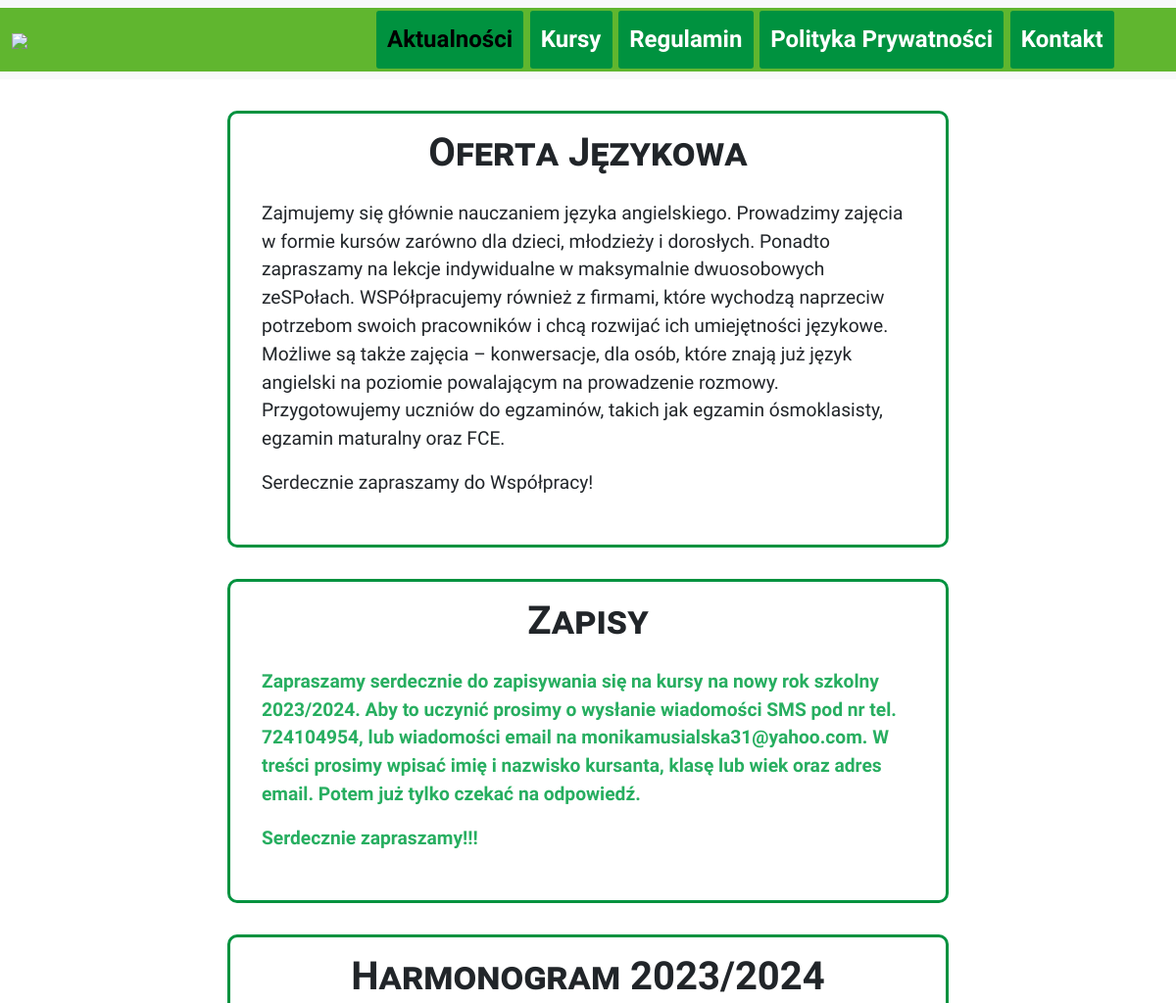
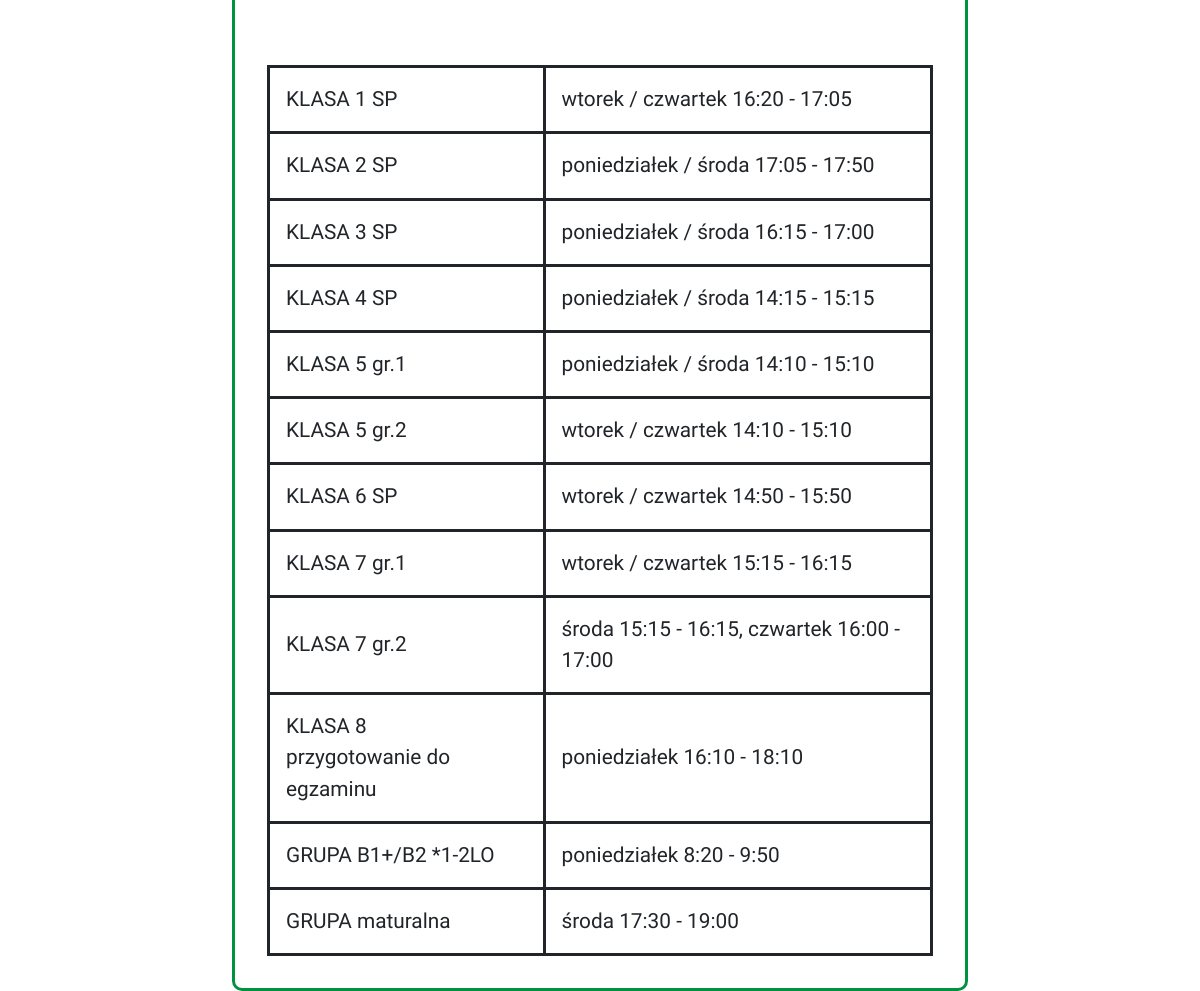
Page /news/ on the committed database (2 pictures, top to bottom).
### articles_app/models.py (models this page shows)
class Page(models.Model):
    title = models.CharField(max_length=100)
    page_url = models.URLField(max_length=200, blank=True, null=True)
    edit_url = models.URLField(max_length=200, blank=True, null=True)

class Article(models.Model):
    title = models.CharField(max_length=200)
    content = RichTextField()
    pub_date = models.DateTimeField('date published')
    page = models.ForeignKey(Page, on_delete=models.CASCADE, null=True)
    show_on_whiteboard = models.BooleanField(default=False)

### articles_app/views.py (the view)
# urls.py: path('news/', views.news, name="news"),
def news(request):
    return render_page_based_on_index_template(request, "Aktualności")

### articles_app/views.py (called while the page is built)
def render_page_based_on_index_template(request, page_name):
    pages = Page.objects.all()
    articles = list(Article.objects.filter(page__title=page_name))
    articles.sort(key=lambda x: x.pub_date, reverse=True)
    default_pages_dict = {}
    for page in pages:
        if page.title not in ('Główna', page_name):
            default_pages_dict.update({page.title: page.page_url.split('/')[0]})
    return render(request, 'index.html', {'default_pages_dict': default_pages_dict, 'current_page_name': page_name, 'articles': articles})

### articles_app/templates/index.html (shortened to what this page needs)
<!DOCTYPE html>
{% load static %}
<html lang="en">
<head>
    <link href="https://cdn.jsdelivr.net/npm/bootstrap@5.3.1/dist/css/bootstrap.min.css" rel="stylesheet"
>
    <link rel="stylesheet" type="text/css" href="{% static 'css/styles.css' %}">
</head>
<body>
<nav class="navbar navbar-expand-lg bg-body-tertiary">
    <div class="container-fluid" id="nav_top">
        <a class="navbar-brand" href="{% url 'index' %}">
            <img id="imgLogo" class="fade-in" src="{% static 'img/logo2.png' %}"></a>
        <div class="collapse navbar-collapse mx-5 fade-in" id="navbarNav">
            <ul class="navbar-nav ms-auto">
                {% if current_page_name != "Główna" %}
                    <li class="nav-item">
                        <a class="nav-link" aria-current="page">{{ current_page_name }}</a>
                    </li>
                {% endif %}
                {% for page_name, page_url in default_pages_dict.items %}
                    <li class="nav-item">
                        <a class="nav-link" href="{% url page_url %}">{{ page_name }}</a>
                    </li>
                {% endfor %}
            </ul>
        </div>
    </div>
</nav>
<div class="container">
    <div class="row">
        <div class="col-2">
        </div>
        <div class="col-8">
            {% for article in articles %}
                <article>
                    <h1 id="article_{{ article.id }}">{{ article.title }}</h1>
                    {{ article.content|safe }}
                </article>
            {% endfor %}
        </div>
        <div class="col-2">
        </div>
    </div>
</div>
</body>
</html>

### articles_app/static/css/styles.css (style rules this page uses)
body { font-family: 'Open Sans Condensed', sans-serif; background: url("../img/background.jpg") no-repeat fixed center; background-size: contain; }
#nav_top { background-color: #60b62f; }
li.nav-item { background-color: #00923f; margin: 0.2rem; border-radius: 3px; padding: 0.2rem; }
li.nav-item a { font-size: 1.5rem; font-weight: bold; color: white; }
li.nav-item a[aria-current="page"] { color: black; }
.navbar-collapse a.nav-link { padding-left: 1rem; }
h1 { text-align: center; font-weight: bold; }
article h1 { font-variant: small-caps; padding: 1rem; }
article { border-color: #00923f; border-width: 3px; border-radius: 10px; border-style: solid; margin-top: 2rem; padding-left: 2rem; padding-right: 2rem; padding-bottom: 2rem; font-size: 1.2rem; }
body > div > div > div.col-8 > article:nth-child(3) > table > tbody > tr > td { font-size: 1.3rem; border: solid; padding: 1rem; }
table { margin: auto; }
.fade-in { animation: fadeInAnimation 2s; }

### rows in the picture
Page: title "Aktualności"
Page: default_pages_dict "Kursy"
Page: default_pages_dict "Regulamin"
Page: default_pages_dict "Polityka Prywatności"
Page: default_pages_dict "Kontakt"
Article: title "Oferta Językowa", content "Zajmujemy się głównie nauczaniem języka angielskiego. Prowadzimy zajęcia w formie kursów zarówno dla dzieci, młodzieży i dorosłych. Ponadto zapraszamy na lekcje indywidualne w maksymalnie dwuosobowych zeSPołach. WSPółpracujemy również z firmami, które wychodzą naprzeciw potrzebom swoich pracowników i chcą rozwijać ich umiejętności językowe. Możliwe są także zajęcia – konwersacje, dla osób, które znają już język angielski na poziomie powalającym na prowadzenie rozmowy. Przygotowujemy uczniów do egzaminów, takich jak egzamin ósmoklasisty, egzamin maturalny oraz FCE. Serdecznie zapraszamy do Współpracy!"
Article: title "Zapisy", content "Zapraszamy serdecznie do zapisywania się na kursy na nowy rok szkolny 2023/2024. Aby to uczynić prosimy o wysłanie wiadomości SMS pod nr tel. 724104954, lub wiadomości email na monikamusialska31@yahoo.com. W treści prosimy wpisać imię i nazwisko kursanta, klasę lub wiek oraz adres email. Potem już tylko czekać na odpowiedź. Serdecznie zapraszamy!!!"
Article: title "Harmonogram 2023/2024", content "KLASA 1 SP wtorek / czwartek 16:20 - 17:05 KLASA 2 SP poniedziałek / środa 17:05 - 17:50 KLASA 3 SP poniedziałek / środa 16:15 - 17:00 KLASA 4 SP poniedziałek / środa 14:15 - 15:15 KLASA 5 gr.1 poniedziałek / środa 14:10 - 15:10 KLASA 5 gr.2 wtorek / czwartek 14:10 - 15:10 KLASA 6 SP wtorek / czwartek 14:50 - 15:50 KLASA 7 gr.1 wtorek / czwartek 15:15 - 16:15 KLASA 7 gr.2 środa 15:15 - 16:15, czwartek 16:00 - 17:00 KLASA 8 przygotowanie do egzaminu poniedziałek 16:10 - 18:10 GRUPA B1+/B2 *1-2LO poniedziałek 8:20 - 9:50 GRUPA maturalna środa 17:30 - 19:00"
